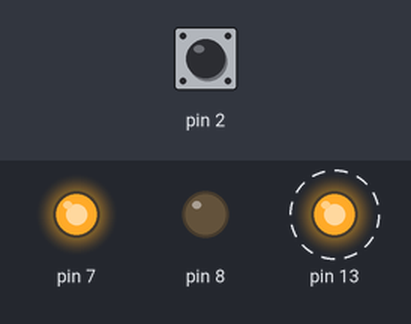
This sketch was run on a simulated Arduino Uno, built with avr-gcc and run on an emulated ATmega328P. Shown: output pins drawn as LEDs (lit = HIGH). Dashed ring = blinking. Inputs (shaded band) come from the test bench; at power-on: pin 2 HIGH. What the sketch prints to the serial monitor is not drawn.

Above: at 0.2 s.
Timing chart, 0 to 3.0 s (numbered marks = the images above):
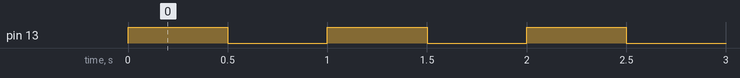

The sketch:

checker-demo-pullup.ino
```cpp
// checker-demo-pullup — tests assert: D2 is pinMode(INPUT_PULLUP) (the internal pull-up) and its digitalRead() is printed every
// 100 ms at 115200 baud; D7 is OUTPUT HIGH and D8 OUTPUT LOW all the time; D13 blinks (500 ms
// on, 500 ms off, starting HIGH). The circuit checker fixtures (problems-*.json) run it.
unsigned long nextPrint = 0;
unsigned long nextBlink = 0;
bool led = false;

void setup() {
  Serial.begin(115200);
  pinMode(2, INPUT_PULLUP);
  pinMode(7, OUTPUT);
  digitalWrite(7, HIGH);
  pinMode(8, OUTPUT);
  digitalWrite(8, LOW);
  pinMode(13, OUTPUT);
}

void loop() {
  unsigned long now = millis();
  if (now >= nextBlink) {
    nextBlink += 500;
    led = !led;
    digitalWrite(13, led ? HIGH : LOW);
  }
  if (now >= nextPrint) {
    nextPrint += 100;
    Serial.println(digitalRead(2));
  }
}
```

Measured:
- by itself, pin 13: alternates HIGH for 0.50 s and LOW for 0.50 s
